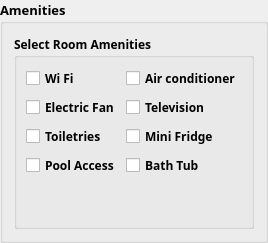
                                <widget class="QGroupBox" name="groupBox_6">
                                 <property name="font">
                                  <font>
                                   <family>Century Gothic</family>
                                   <pointsize>10</pointsize>
                                   <weight>75</weight>
                                   <bold>true</bold>
                                  </font>
                                 </property>
                                 <property name="title">
                                  <string>Amenities </string>
                                 </property>
                                 <layout class="QGridLayout" name="gridLayout_48">
                                  <item row="2" column="1">
                                   <widget class="QGroupBox" name="UDcboamenities">
                                    <property name="font">
                                     <font>
                                      <family>Century Gothic</family>
                                      <pointsize>9</pointsize>
                                     </font>
                                    </property>
                                    <property name="title">
                                     <string>Select Room Amenities</string>
                                    </property>
                                    <layout class="QGridLayout" name="gridLayout_51">
                                     <item row="0" column="1">
                                      <widget class="QCheckBox" name="Airconditioner">
                                       <property name="font">
                                        <font>
                                         <family>Century Gothic</family>
                                         <pointsize>9</pointsize>
                                        </font>
                                       </property>
                                       <property name="text">
                                        <string>Air conditioner</string>
                                       </property>
                                       <attribute name="buttonGroup">
                                        <string notr="true">AmButtonGroup</string>
                                       </attribute>
                                      </widget>
                                     </item>
                                     <item row="1" column="1">
                                      <widget class="QCheckBox" name="Television">
                                       <property name="font">
                                        <font>
                                         <family>Century Gothic</family>
                                         <pointsize>9</pointsize>
                                        </font>
                                       </property>
                                       <property name="text">
                                        <string>Television</string>
                                       </property>
                                       <attribute name="buttonGroup">
                                        <string notr="true">AmButtonGroup</string>
                                       </attribute>
                                      </widget>
                                     </item>
                                     <item row="3" column="1">
                                      <widget class="QCheckBox" name="BathTub">
                                       <property name="font">
                                        <font>
                                         <family>Century Gothic</family>
                                         <pointsize>9</pointsize>
                                        </font>
                                       </property>
                                       <property name="text">
                                        <string>Bath Tub</string>
                                       </property>
                                       <attribute name="buttonGroup">
                                        <string notr="true">AmButtonGroup</string>
                                       </attribute>
                                      </widget>
                                     </item>
                                     <item row="2" column="1">
                                      <widget class="QCheckBox" name="MiniFridge">
                                       <property name="font">
                                        <font>
                                         <family>Century Gothic</family>
                                         <pointsize>9</pointsize>
                                        </font>
                                       </property>
                                       <property name="text">
                                        <string>Mini Fridge</string>
                                       </property>
                                       <attribute name="buttonGroup">
                                        <string notr="true">AmButtonGroup</string>
                                       </attribute>
                                      </widget>
                                     </item>
                                     <item row="0" column="0">
                                      <widget class="QCheckBox" name="WiFi">
                                       <property name="font">
                                        <font>
                                         <family>Century Gothic</family>
                                         <pointsize>9</pointsize>
                                        </font>
                                       </property>
                                       <property name="text">
                                        <string>Wi Fi</string>
                                       </property>
                                       <attribute name="buttonGroup">
                                        <string notr="true">AmButtonGroup</string>
                                       </attribute>
                                      </widget>
                                     </item>
                                     <item row="1" column="0">
                                      <widget class="QCheckBox" name="ElectricFan">
                                       <property name="font">
                                        <font>
                                         <family>Century Gothic</family>
                                         <pointsize>9</pointsize>
                                        </font>
                                       </property>
                                       <property name="text">
                                        <string>Electric Fan</string>
                                       </property>
                                       <attribute name="buttonGroup">
                                        <string notr="true">AmButtonGroup</string>
                                       </attribute>
                                      </widget>
                                     </item>
                                     <item row="3" column="0">
                                      <widget class="QCheckBox" name="PoolAccess">
                                       <property name="font">
                                        <font>
                                         <family>Century Gothic</family>
                                         <pointsize>9</pointsize>
                                        </font>
                                       </property>
                                       <property name="text">
                                        <string>Pool Access</string>
                                       </property>
                                       <attribute name="buttonGroup">
                                        <string notr="true">AmButtonGroup</string>
                                       </attribute>
                                      </widget>
                                     </item>
                                     <item row="2" column="0">
                                      <widget class="QCheckBox" name="Toiletries">
                                       <property name="font">
                                        <font>
                                         <family>Century Gothic</family>
                                         <pointsize>9</pointsize>
                                        </font>
                                       </property>
                                       <property name="text">
                                        <string>Toiletries</string>
                                       </property>
                                       <attribute name="buttonGroup">
                                        <string notr="true">AmButtonGroup</string>
                                       </attribute>
                                      </widget>
                                     </item>
                                     <item row="4" column="0">
                                      <spacer name="verticalSpacer_9">
                                       <property name="orientation">
                                        <enum>Qt::Vertical</enum>
                                       </property>
                                       <property name="sizeHint" stdset="0">
                                        <size>
                                         <width>20</width>
                                         <height>40</height>
                                        </size>
                                       </property>
                                      </spacer>
                                     </item>
                                    </layout>
                                   </widget>
                                  </item>
                                 </layout>
                                </widget>
